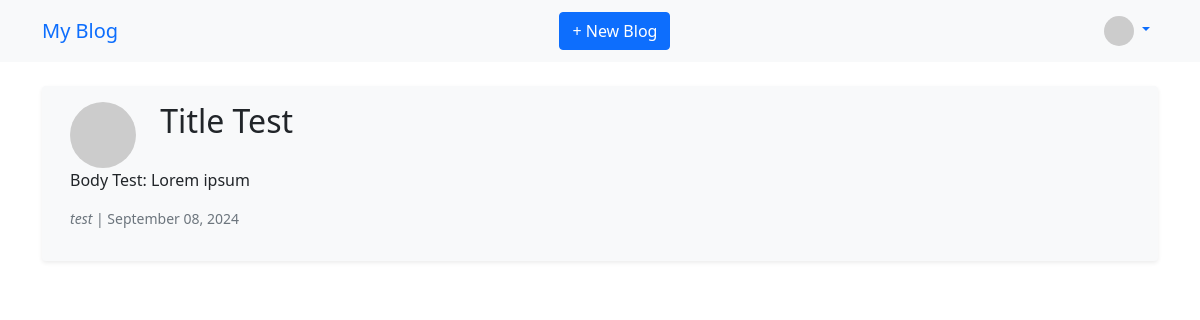
Page /posts (signed in) on the earlier database version.
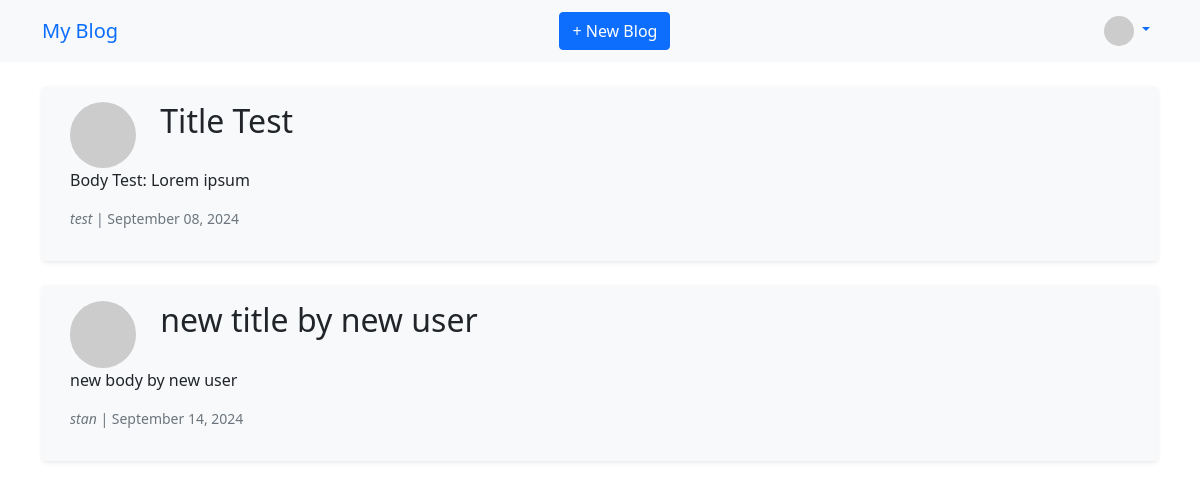
Same page on the later database version.
### app/models.py (models this page shows, shortened)
class Post(db.Model):
    __tablename__ = 'posts'
    id: so.Mapped[int] = so.mapped_column(primary_key=True)
    title: so.Mapped[str] = so.mapped_column(sa.String(255), nullable=False)
    slug: so.Mapped[str] = so.mapped_column(sa.String(255), unique=True, nullable=False)
    body: so.Mapped[str] = so.mapped_column(sa.Text, nullable=False)
    create_at: so.Mapped[datetime] = so.mapped_column(sa.DateTime, default=lambda: datetime.now(timezone.utc))
    update_at: so.Mapped[datetime] = so.mapped_column(sa.DateTime, default=lambda: datetime.now(timezone.utc), onupdate=timezone.utc)
    published_at: so.Mapped[Optional[datetime]] = so.mapped_column(sa.DateTime)
    is_published: so.Mapped[bool] = so.mapped_column(sa.Boolean, default=False)
    author_id: so.Mapped[int] = so.mapped_column(sa.Integer, sa.ForeignKey('users.id'), nullable=False)
    author: so.Mapped['User'] = so.relationship('User', back_populates='posts')
    category_id: so.Mapped[Optional[int]] = so.mapped_column(sa.Integer, sa.ForeignKey('categories.id'))
    tags: so.Mapped[List['Tag']] = so.relationship('Tag', secondary=post_tags, back_populates='posts')

class User(UserMixin, db.Model):
    __tablename__ = 'users'
    id: so.Mapped[int] = so.mapped_column(primary_key=True)
    username: so.Mapped[str] = so.mapped_column(sa.String(64), index=True, unique=True)
    email: so.Mapped[str] = so.mapped_column(sa.String(150), index=True, unique=True)
    password_hash: so.Mapped[str] = so.mapped_column(sa.String(256))
    bio: so.Mapped[Optional[str]] = so.mapped_column(sa.Text)
    roles: so.Mapped[List['Role']] = so.relationship('Role',
                                                     secondary=user_roles,
                                                     back_populates='users')
    posts: so.Mapped[List['Post']] = so.relationship('Post', back_populates='author')
    def avatar(self, size):
        digest = md5(self.email.lower().encode('utf-8')).hexdigest()
        return f"https://www.gravatar.com/avatar/{digest}?d=identicon&s={size}"
    def has_role(self, role_name):
        return any(role.name == role_name for role in self.roles)

### app/routes.py (the view)
@app.route('/posts')
@login_required
def read_all_posts():
    posts = Post.query.all()
    return render_template('posts.html', posts=posts)

### app/models.py (called while the page is built)
@login.user_loader
def load_user(id):
    return db.session.get(User, int(id))

### app/templates/posts.html
{% extends "base.html" %}
{% block content %}
<div class="container mt-4">
    {% for post in posts %}
    <div class="row align-items-start mb-4 p-3 shadow-sm rounded bg-light">
        <div class="col-1 d-flex align-items-center justify-content-center">
            <img src="{{post.author.avatar(64)}}" alt="Author avatar" class="img-fluid rounded-circle">
        </div>
        <div class="col-11">
            <h2 class="mb-2"><a href="{{ url_for('read_post', slug=post.slug) }}"
                    class="text-decoration-none text-dark">{{
                    post.title }}</a></h2>
        </div>
        <div class="text-truncate">
            <p>{{ post.body[:150] }}{% if post.body|length > 150 %}...{% endif %}
            </p>
            <p class="text-muted small"><i>{{ post.author.username }}</i> | <span>{{ post.create_at.strftime('%B %d,
                    %Y') }}</span></p>
        </div>
    </div>
    {% endfor %}
</div>
{% endblock %}

### app/templates/base.html (shortened to what this page needs)
<!DOCTYPE html>
<html lang="en">
<head>
  <link href="https://cdn.jsdelivr.net/npm/bootstrap@5.0.2/dist/css/bootstrap.min.css" rel="stylesheet"
>
  <link href="{{ url_for('static',  filename='styles/styles.css') }}" rel="stylesheet">
</head>
<body>
  <nav class="navbar navbar-expand-lg navbar -light bg-light">
    <div class="container">
      <a class="navbar-brand" href="{{ url_for('home') }}">My Blog</a>
      <div class="mx-auto">
        {% if current_user.is_authenticated %}
        <a class="btn btn-primary" href="{{ url_for('new_post') }}">
           + New Blog
        </a>
        {% endif %}
      </div>
      <div class="navbar-nav ml-auto">
        {% if current_user.is_authenticated %}
        <li class="nav-item dropdown">
          <a class="nav-link dropdown-toggle" href="" id="userDropdown" role="button" data-bs-toggle="dropdown"
            aria-haspopup="true" aria-expanded="false">
            <img src="{{ current_user.avatar(64) }}" alt="profile photo" class="rounded-circle" width="30">
          </a>
        </li>
        {% endif %}
      </div>
    </div>
  </nav>
  <div class="container mt-3">
    {% block content %} {% endblock %}
  </div>
</body>
</html>

Differences in the rows shown:
added Post: title "new title by new user", body "new body by new user", author.username "stan", create_at "September 14, 2024"
